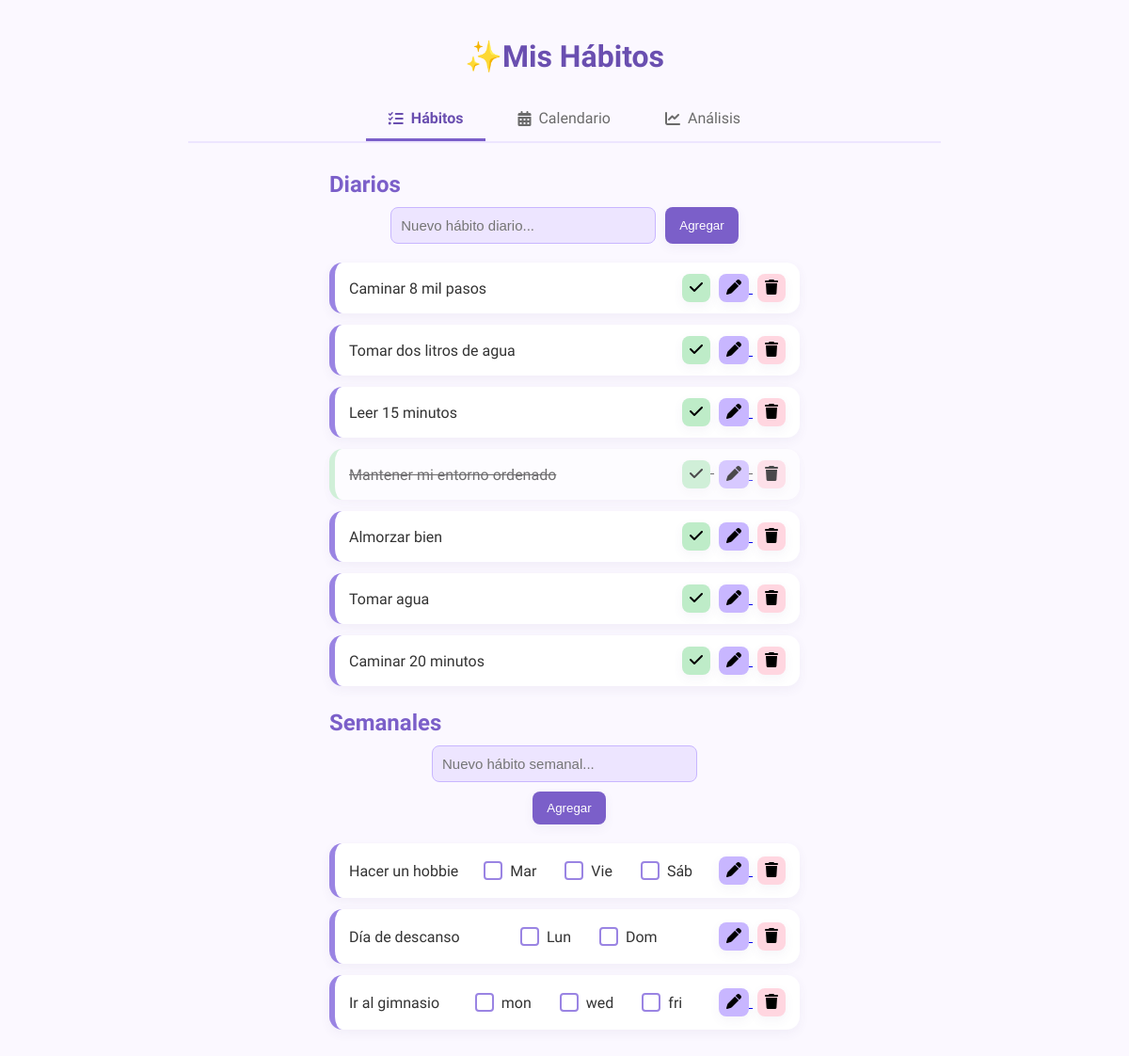
The page / on the database its author committed.
### app/models.py (models this page shows)
class DailyHabit(db.Model):
    __tablename__ = "daily_habits"
    id = db.Column(db.Integer, primary_key=True)
    name = db.Column(db.String(100), nullable=False)
    completed = db.Column(db.Boolean, default=False)

class WeeklyHabit(db.Model):
    __tablename__ = "weekly_habits"
    id = db.Column(db.Integer, primary_key=True)
    name = db.Column(db.String(100), nullable=False)
    completed = db.Column(db.Boolean, default=False)
    days = db.Column(db.String(50), nullable=False)

### app/routes/main.py (the view)
@main.route("/")
def index():
    daily = DailyHabit.query.all()
    weekly = WeeklyHabit.query.all()
    return render_template("index.html", daily=daily, weekly=weekly)

### app/templates/index.html (shortened to what this page needs)
<!DOCTYPE html>
<html lang="es">
<head>
    <link rel="stylesheet" href="https://cdnjs.cloudflare.com/ajax/libs/font-awesome/6.5.0/css/all.min.css">
    <link rel="stylesheet" href="{{ url_for('static', filename='styles.css') }}">
</head>
<body>
    <h1> ✨Mis Hábitos</h1>
    <div class="tabs">
        <a href="{{url_for('main.index')}}" class="tab active">
            <i class="fa-solid fa-list-check"></i> Hábitos
        </a>
        <a href="{{ url_for('main.calendar') }}" class="tab">
            <i class="fa-solid fa-calendar-days"></i> Calendario
        </a>
        <a href="{{url_for('main.analytics') }}" class="tab">
            <i class="fa-solid fa-chart-line"></i> Análisis
        </a>
    </div>
    <h2> Diarios</h2>
    <form class="add-form" action="{{ url_for('main.add_daily_habit') }}" method="POST">
        <input type="text" name="name" placeholder="Nuevo hábito diario..." required>
        <button type="submit">Agregar</button>
    </form>
    <div class="habit-list">
        {% for habit in daily %}
        <div class="habit-item {% if habit.completed %}completed{% endif %}">
            <span>{{ habit.name }}</span>
            <div class="buttons">
                <form action="{{ url_for('main.toggle_daily', habit_id=habit.id) }}" method="POST" class="tooltip">
                    <button class="btn btn-complete" type="submit">
                        <i class="fa-solid fa-check"></i>
                    </button>
                </form>
                <a href="{{ url_for('main.edit_daily', habit_id=habit.id) }}" class="tooltip">
                    <button class="btn btn-edit" type="button">
                        <i class="fa-solid fa-pen"></i>
                    </button>
                </a>
                <form action="{{ url_for('main.delete_daily', habit_id=habit.id) }}" method="POST" class="tooltip">
                    <button class="btn btn-delete" type="submit">
                        <i class="fa-solid fa-trash"></i>
                    </button>
                </form>
            </div>
        </div>
        {% endfor %}
    </div>
    <h2> Semanales</h2>
    <form class="add-form" action="{{ url_for('main.add_weekly_habit') }}" method="POST"
          style="flex-direction: column; align-items:center;">
        <input type="text" name="name" placeholder="Nuevo hábito semanal..." required>
        <button type="submit" style="margin-top:10px;">Agregar</button>
    </form>
    <div class="habit-list">
        {% for habit in weekly %}
        <div class="habit-item">
            <span>{{ habit.name }}</span>
<div class="days-box">
    {% set days_list = habit.days.split(',') if habit.days else [] %}
    {% for day in days_list %}
    <form action="{{ url_for('logs.log_weekly', habit_id=habit.id) }}"
          method="POST"
          style="display:inline;">
        <label>
            <input type="checkbox" onchange="this.form.submit()">
            {{ day[:3] }}
        </label>
    </form>
    {% endfor %}
</div>
            <div class="buttons">
                <a href="{{ url_for('main.edit_weekly', habit_id=habit.id) }}" class="tooltip">
                    <button class="btn btn-edit" type="button">
                        <i class="fa-solid fa-pen"></i>
                    </button>
                </a>
                <form action="{{ url_for('main.delete_weekly', habit_id=habit.id) }}"
                      method="POST" class="tooltip">
                    <button class="btn btn-delete" type="submit">
                        <i class="fa-solid fa-trash"></i>
                    </button>
                </form>
            </div>
        </div>
        {% endfor %}
    </div>
</body>
</html>

### app/static/styles.css (style rules this page uses)
:root { --lavanda-1: #EDE5FF; --lavanda-2: #C8B6FF; --lavanda-3: #9a84e3; --lavanda-4: #7b5fc9; --lavanda-5: #6a4fb0; --celeste-1: #d7f2ff; --verde-pastel: #beecc8; --rosa-pastel: #ffd6e0; --fondo: #FBF8FF; --card: #FFFFFF; --texto: #333333; --muted: #6b6b6b; --shadow-strong: 0 8px 24px rgba(90,70,140,0.08); --shadow-soft: 0 4px 12px rgba(90,70,140,0.06); --radius: 14px; --radius-sm: 8px; }
body { font-family: 'Sora', sans-serif; background: var(--fondo); margin: 0; padding: 20px; color: var(--texto); }
h1 { text-align:center ; color: var(--lavanda-5); margin-bottom: 25px; }
h2 { text-align: left; max-width: 500px; margin: 25px auto 10px; color: var(--lavanda-4); }
.add-form { display: flex; justify-content: center; margin-bottom: 20px; }
.add-form input { padding: 10px; width: 260px; border: 1px solid var(--lavanda-2); background: var(--lavanda-1); border-radius: var(--radius-sm); font-size: 15px; }
.add-form button { padding: 10px 15px; margin-left: 10px; background: var(--lavanda-4); color: white; border: none; border-radius: var(--radius-sm); cursor: pointer; box-shadow: var(--shadow-soft); }
.habit-list { max-width: 500px; margin: auto; }
.habit-item { background: var(--card); padding: 12px 15px; margin-bottom: 12px; border-radius: var(--radius); box-shadow: var(--shadow-soft); display: flex; justify-content: space-between; align-items: center; border-left: 6px solid var(--lavanda-3); }
.completed { border-left-color:var(--verde-pastel); opacity: 0.7; text-decoration: line-through; }
.buttons form { display: inline; }
.buttons a { display: inline; }
.btn { padding: 6px 8px; font-size: 16px; border: none; cursor: pointer; border-radius: var(--radius-sm); margin-left: 5px; box-shadow: var(--shadow-soft); }
.btn-complete { background:var(--verde-pastel); }
.btn-edit { background: var(--lavanda-2); }
.btn-delete { background: var(--rosa-pastel); }
.tooltip { position: relative; display: inline-block; }
.habit-item { transition: all 0.3s ease; }
.btn { transition: all 0.2s ease; }
.add-form button { transition: all 0.3s ease; }
.completed { animation: completeAnimation 0.5s ease; }
.tabs { max-width: 800px; margin: 0 auto 30px; display: flex; gap: 10px; border-bottom: 2px solid var(--lavanda-1); justify-content: center; }
.tab { padding: 12px 24px; background: transparent; border: none; cursor: pointer; color: var(--muted); font-size: 16px; border-bottom: 3px solid transparent; transition: all 0.3s ease; text-decoration: none; display: flex; align-items: center; gap: 8px; }
.tab.active { color: var(--lavanda-5); border-bottom-color: var(--lavanda-4); font-weight: 600; }
.days-box { display: flex; gap: 10px; align-items: center; flex-wrap: wrap; }
.days-box label { display: flex; align-items: center; gap: 5px; cursor: pointer; padding: 4px 8px; border-radius: var(--radius-sm); transition: all 0.2s ease; }
.days-box input[type="checkbox"] { appearance: none; width: 20px; height: 20px; border: 2px solid var(--lavanda-3); border-radius: 4px; cursor: pointer; position: relative; transition: all 0.2s ease; background: white; }

### rows shown on the page
DailyHabit: name "Caminar 8 mil pasos"
DailyHabit: name "Tomar dos litros de agua"
DailyHabit: name "Leer 15 minutos"
DailyHabit: name "Mantener mi entorno ordenado"
DailyHabit: name "Almorzar bien"
DailyHabit: name "Tomar agua"
DailyHabit: name "Caminar 20 minutos"
WeeklyHabit: name "Hacer un hobbie", day "Mar" "Vie" "Sáb"
WeeklyHabit: name "Día de descanso", day "Lun" "Dom"
WeeklyHabit: name "Ir al gimnasio", day "mon" "wed" "fri"
